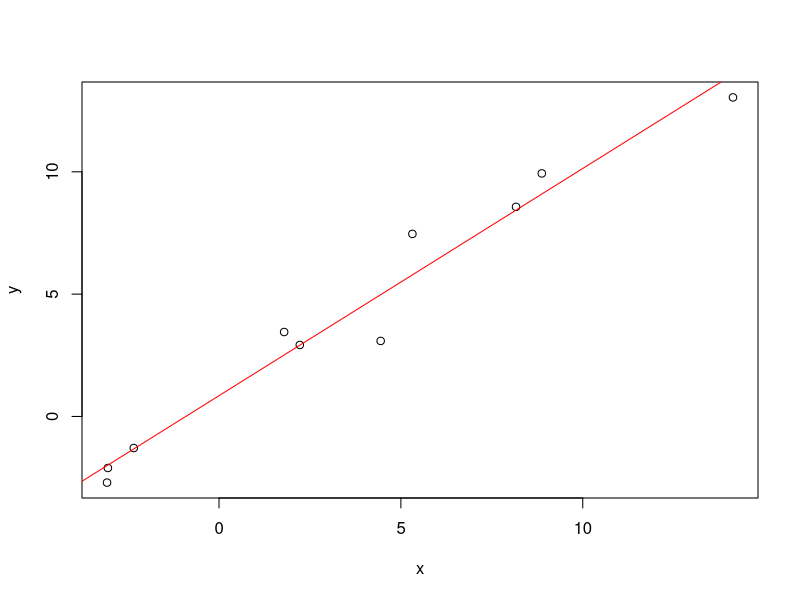

Write the R code that produced this figure.
## ---- chunk 1
x <- rnorm(n=10, mean=0, sd=5)
x[1:5]
## ---- chunk 2
slope <- 1
intercept <- 0
error <- rnorm(n=length(x), mean=0, sd=1)
y <- slope * x + intercept + error
y[1:5]
## ---- chunk 3
  xy <- as.data.frame(cbind(x,y))
  fit <- lm(y~x, data=xy)
  plot(xy)   
  abline(fit, col="red")
## ---- chunk 4
#show the coefficients of the model
fit
